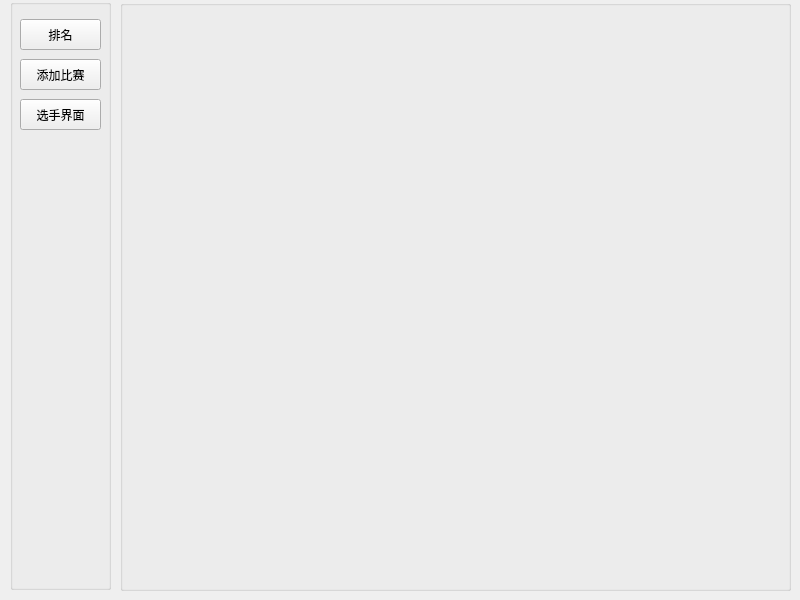
<?xml version="1.0" encoding="UTF-8"?>
<ui version="4.0">
 <class>MainWindow</class>
 <widget class="QMainWindow" name="MainWindow">
  <property name="geometry">
   <rect>
    <x>0</x>
    <y>0</y>
    <width>800</width>
    <height>600</height>
   </rect>
  </property>
  <property name="windowTitle">
   <string>MainWindow</string>
  </property>
  <widget class="QWidget" name="centralwidget">
   <widget class="QGroupBox" name="groupBox">
    <property name="geometry">
     <rect>
      <x>10</x>
      <y>-1</y>
      <width>101</width>
      <height>591</height>
     </rect>
    </property>
    <property name="title">
     <string/>
    </property>
    <widget class="QPushButton" name="rankBtn">
     <property name="geometry">
      <rect>
       <x>10</x>
       <y>20</y>
       <width>81</width>
       <height>31</height>
      </rect>
     </property>
     <property name="text">
      <string>排名</string>
     </property>
    </widget>
    <widget class="QPushButton" name="addGameBtn">
     <property name="geometry">
      <rect>
       <x>10</x>
       <y>60</y>
       <width>81</width>
       <height>31</height>
      </rect>
     </property>
     <property name="text">
      <string>添加比赛</string>
     </property>
    </widget>
    <widget class="QPushButton" name="playerBtn">
     <property name="geometry">
      <rect>
       <x>10</x>
       <y>100</y>
       <width>81</width>
       <height>31</height>
      </rect>
     </property>
     <property name="text">
      <string>选手界面</string>
     </property>
    </widget>
   </widget>
   <widget class="QGroupBox" name="groupBox_2">
    <property name="geometry">
     <rect>
      <x>120</x>
      <y>0</y>
      <width>671</width>
      <height>591</height>
     </rect>
    </property>
    <property name="title">
     <string/>
    </property>
   </widget>
  </widget>
 </widget>
 <resources/>
 <connections/>
</ui>
